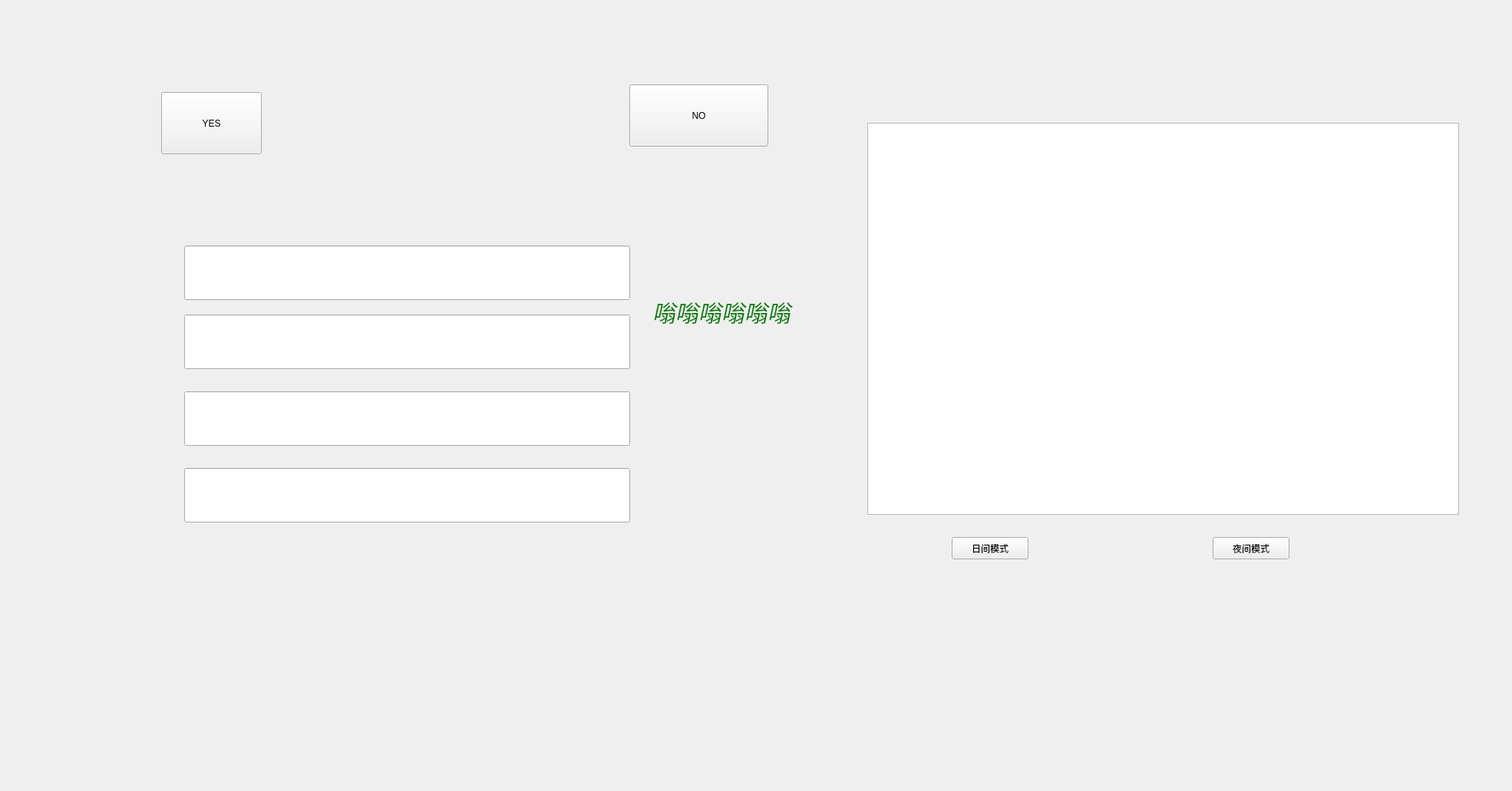
<?xml version="1.0" encoding="UTF-8"?>
<ui version="4.0">
 <class>Widget</class>
 <widget class="QWidget" name="Widget">
  <property name="geometry">
   <rect>
    <x>0</x>
    <y>0</y>
    <width>1970</width>
    <height>1031</height>
   </rect>
  </property>
  <property name="windowTitle">
   <string>Widget</string>
  </property>
  <widget class="QLabel" name="label">
   <property name="geometry">
    <rect>
     <x>370</x>
     <y>360</y>
     <width>241</width>
     <height>91</height>
    </rect>
   </property>
   <property name="font">
    <font>
     <family>System</family>
     <pointsize>20</pointsize>
     <italic>true</italic>
     <bold>true</bold>
     <underline>true</underline>
    </font>
   </property>
   <property name="text">
    <string/>
   </property>
  </widget>
  <widget class="QPushButton" name="pushButtonYes">
   <property name="geometry">
    <rect>
     <x>210</x>
     <y>120</y>
     <width>131</width>
     <height>81</height>
    </rect>
   </property>
   <property name="text">
    <string>YES</string>
   </property>
  </widget>
  <widget class="QPushButton" name="pushButtonNo">
   <property name="geometry">
    <rect>
     <x>820</x>
     <y>110</y>
     <width>181</width>
     <height>81</height>
    </rect>
   </property>
   <property name="text">
    <string>NO</string>
   </property>
  </widget>
  <widget class="QLineEdit" name="lineEdit">
   <property name="geometry">
    <rect>
     <x>240</x>
     <y>320</y>
     <width>581</width>
     <height>71</height>
    </rect>
   </property>
  </widget>
  <widget class="QLineEdit" name="lineEdit_2">
   <property name="geometry">
    <rect>
     <x>240</x>
     <y>510</y>
     <width>581</width>
     <height>71</height>
    </rect>
   </property>
  </widget>
  <widget class="QLineEdit" name="lineEdit_3">
   <property name="geometry">
    <rect>
     <x>240</x>
     <y>410</y>
     <width>581</width>
     <height>71</height>
    </rect>
   </property>
   <property name="focusPolicy">
    <enum>Qt::FocusPolicy::TabFocus</enum>
   </property>
  </widget>
  <widget class="QLineEdit" name="lineEdit_4">
   <property name="geometry">
    <rect>
     <x>240</x>
     <y>610</y>
     <width>581</width>
     <height>71</height>
    </rect>
   </property>
  </widget>
  <widget class="QLabel" name="label_2">
   <property name="geometry">
    <rect>
     <x>850</x>
     <y>370</y>
     <width>221</width>
     <height>71</height>
    </rect>
   </property>
   <property name="styleSheet">
    <string notr="true">font-family: &quot;Microsoft YaHei UI&quot;;
font-size: 30px;
color:green;
font-style:italic;</string>
   </property>
   <property name="text">
    <string>嗡嗡嗡嗡嗡嗡</string>
   </property>
  </widget>
  <widget class="QPlainTextEdit" name="plainTextEdit">
   <property name="geometry">
    <rect>
     <x>1130</x>
     <y>160</y>
     <width>771</width>
     <height>511</height>
    </rect>
   </property>
  </widget>
  <widget class="QPushButton" name="pushButton_light">
   <property name="geometry">
    <rect>
     <x>1240</x>
     <y>700</y>
     <width>100</width>
     <height>29</height>
    </rect>
   </property>
   <property name="text">
    <string>日间模式</string>
   </property>
  </widget>
  <widget class="QPushButton" name="pushButton_dark">
   <property name="geometry">
    <rect>
     <x>1580</x>
     <y>700</y>
     <width>100</width>
     <height>29</height>
    </rect>
   </property>
   <property name="text">
    <string>夜间模式</string>
   </property>
  </widget>
 </widget>
 <resources/>
 <connections/>
</ui>
